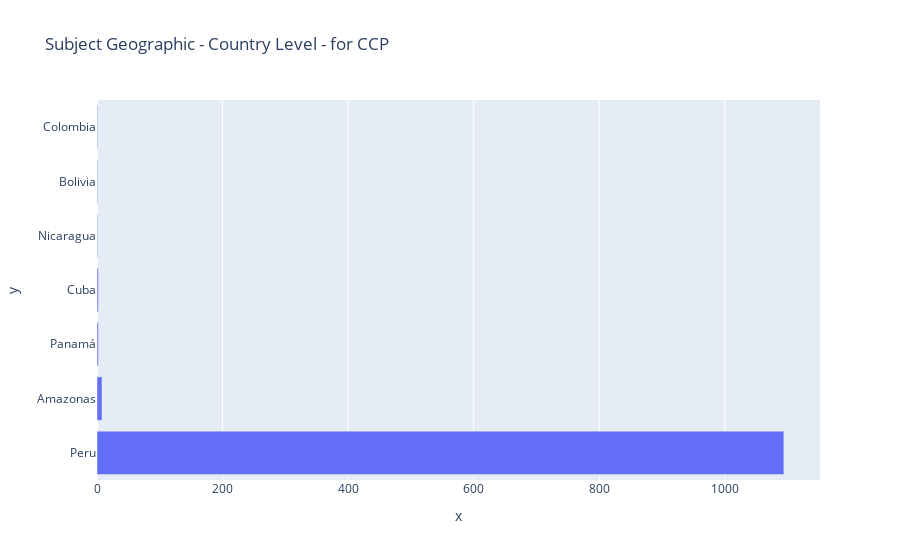

Here is the notebook cell this chart was saved with:
### Code cell
fig = px.bar(ccp_geo, x=ccp_geo['subject country'].value_counts(), y=ccp_geo['subject country'].value_counts().index, title='Subject Geographic - Country Level - for CCP', orientation='h')
fig.show()

### Figure 1 — Plotly figure (JSON) as saved in the notebook; plotly's stock layout.template omitted (floating-point values rounded to 4 significant figures)
{"data": [{"alignmentgroup": "True", "hovertemplate": "x=%{x}<br>y=%{y}<extra></extra>", "legendgroup": "", "marker": {"color": "#636efa", "pattern": {"shape": ""}}, "name": "", "offsetgroup": "", "orientation": "h", "showlegend": false, "textposition": "auto", "type": "bar", "x": [1094, 8, 2, 2, 1, 1, 1], "xaxis": "x", "y": ["Peru", "Amazonas", "Panamá", "Cuba", "Nicaragua", "Bolivia", "Colombia"], "yaxis": "y"}], "layout": {"barmode": "relative", "legend": {"tracegroupgap": 0}, "title": {"text": "Subject Geographic - Country Level - for CCP"}, "xaxis": {"anchor": "y", "domain": [0, 1], "title": {"text": "x"}}, "yaxis": {"anchor": "x", "domain": [0, 1], "title": {"text": "y"}}}}
